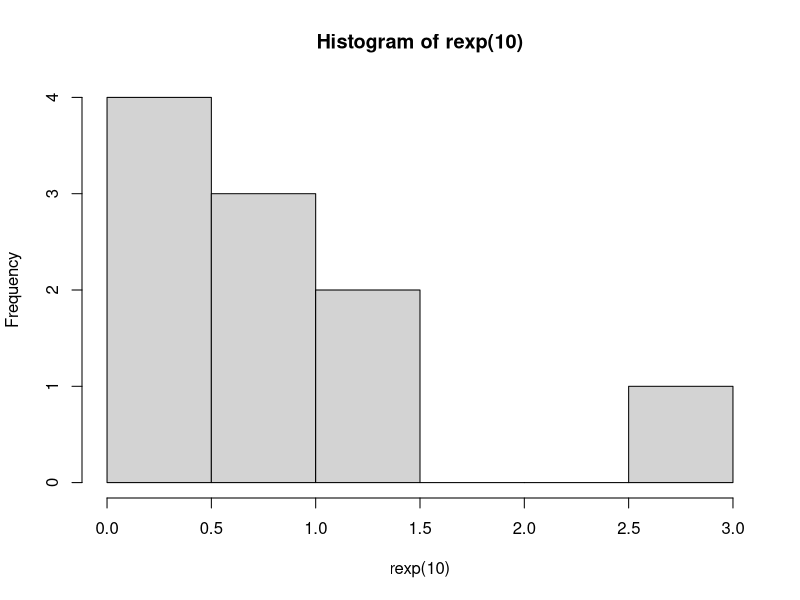
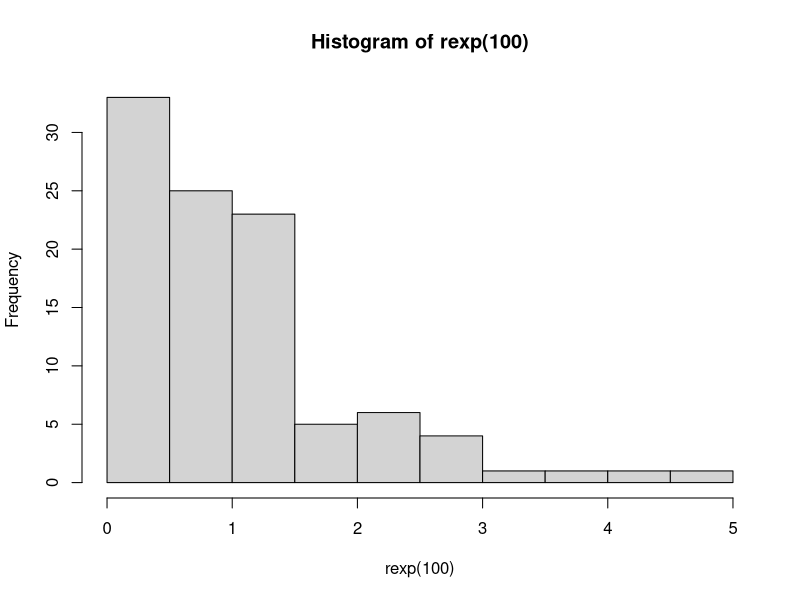
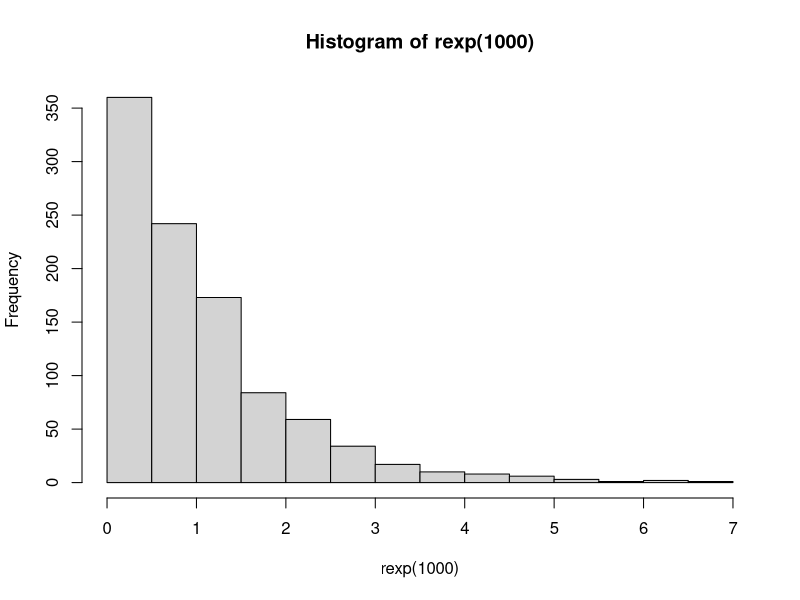
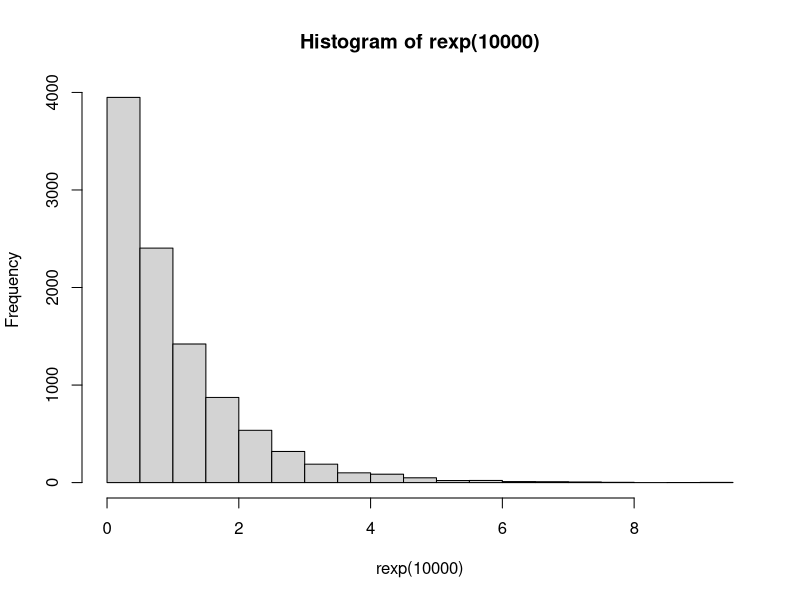

These charts were generated, in order, by the following R code:
'5'
'a'
dexp(3)

'b'
'10 data acak'
set.seed(1)
hist(rexp(10))

'100 data acak'
set.seed(1)
hist(rexp(100))

'1000 data acak'
set.seed(1)
hist(rexp(1000))

'10000 data acak'
set.seed(1)
hist(rexp(10000))

'c'
Rataan.exp = 3
print(Rataan.exp)
varian.exp = 3 * 3
print(varian.exp)
